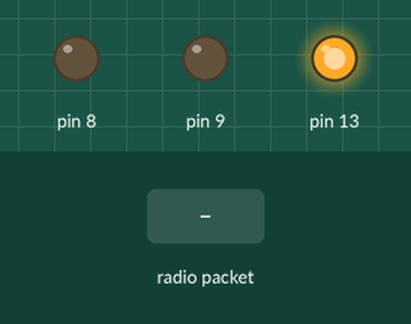
A sketch run on a simulated Arduino Uno, built with avr-gcc and run on an emulated ATmega328P. On the bench: output pins drawn as LEDs (lit = HIGH). The test bench sets the inputs (shaded band). No radio packets arrive unless stated; what the sketch prints to the serial monitor is not drawn.

Above: at 1.2 s.
1.3 s: radio packet "1" arrives
Timing chart, 0 to 4.3 s (numbered marks = the images above; inputs shaded):
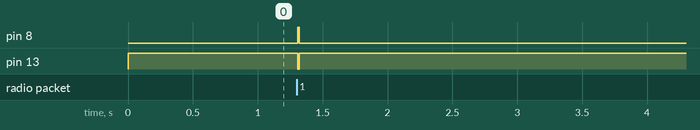

Measured:
- after the input at 1.3 s, pin 8: LOW → HIGH at once, → LOW 0.01 s later; pin 13: HIGH → LOW at once, → HIGH 0.01 s later

The sketch:

receptor_02.ino
```cpp
#include <Arduino.h>

#include <VirtualWire.h>

void setup()
{
  Serial.begin(9600); // Debugging only
  Serial.println("setup");
  pinMode(8, OUTPUT);
pinMode(9, OUTPUT);
pinMode(13, OUTPUT);
  vw_set_ptt_inverted(true); // Required for DR3100
  vw_setup(2000);
  // Bits per sec
  vw_rx_start();
  // Start the receiver PLL running
}

void loop ()
{
  uint8_t buf[VW_MAX_MESSAGE_LEN];
  uint8_t buflen = VW_MAX_MESSAGE_LEN;
  if (vw_get_message(buf, & buflen)) // Non-blocking
  {
    int i;
    digitalWrite(13, LOW); // Flash a light to show received good message
        digitalWrite(8, HIGH); // Flash a light to show received good message
    // Message with a good checksum received, dump it.
    Serial.print("Got: ");
    for (i = 0; i < buflen; i ++ )
    {
      Serial.print(char(buf[i]));
      Serial.print(" - ");
    Serial.println(buf[i]);
    digitalWrite(8, LOW);
   digitalWrite(13, HIGH);
    }
  }
  else
  {
    digitalWrite(13, HIGH); // Flash a light to show received good message
        digitalWrite(9, LOW); // Flash a light to show received good message
        Serial.println("Nada!!!");
}
}
```
